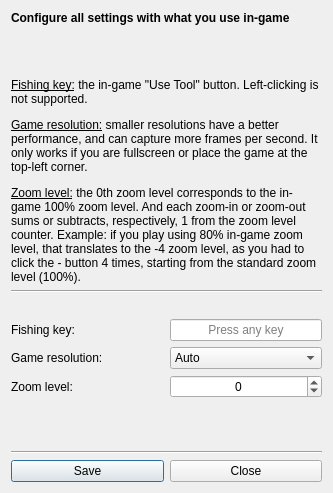
<?xml version="1.0" encoding="UTF-8"?>
<ui version="4.0">
 <class>Dialog</class>
 <widget class="QDialog" name="Dialog">
  <property name="geometry">
   <rect>
    <x>0</x>
    <y>0</y>
    <width>333</width>
    <height>493</height>
   </rect>
  </property>
  <property name="minimumSize">
   <size>
    <width>333</width>
    <height>493</height>
   </size>
  </property>
  <property name="maximumSize">
   <size>
    <width>333</width>
    <height>493</height>
   </size>
  </property>
  <property name="windowTitle">
   <string>Settings</string>
  </property>
  <layout class="QVBoxLayout" name="verticalLayout">
   <item>
    <widget class="QLabel" name="label_7">
     <property name="sizePolicy">
      <sizepolicy hsizetype="Preferred" vsizetype="Minimum">
       <horstretch>0</horstretch>
       <verstretch>0</verstretch>
      </sizepolicy>
     </property>
     <property name="text">
      <string>&lt;html&gt;&lt;head/&gt;&lt;body&gt;&lt;p&gt;&lt;span style=&quot; font-size:9pt; font-weight:600;&quot;&gt;Configure all settings with what you use in-game&lt;/span&gt;&lt;/p&gt;&lt;/body&gt;&lt;/html&gt;</string>
     </property>
     <property name="wordWrap">
      <bool>true</bool>
     </property>
    </widget>
   </item>
   <item>
    <spacer name="verticalSpacer">
     <property name="orientation">
      <enum>Qt::Vertical</enum>
     </property>
     <property name="sizeHint" stdset="0">
      <size>
       <width>20</width>
       <height>40</height>
      </size>
     </property>
    </spacer>
   </item>
   <item>
    <widget class="QLabel" name="label_8">
     <property name="sizePolicy">
      <sizepolicy hsizetype="Preferred" vsizetype="Expanding">
       <horstretch>0</horstretch>
       <verstretch>0</verstretch>
      </sizepolicy>
     </property>
     <property name="text">
      <string>&lt;html&gt;&lt;head/&gt;&lt;body&gt;&lt;p&gt;&lt;span style=&quot; text-decoration: underline;&quot;&gt;Fishing key:&lt;/span&gt; the in-game &amp;quot;Use Tool&amp;quot; button. Left-clicking is not supported.&lt;/p&gt;&lt;p&gt;&lt;span style=&quot; text-decoration: underline;&quot;&gt;Game resolution:&lt;/span&gt; smaller resolutions have a better performance, and can capture more frames per second. It only works if you are fullscreen or place the game at the top-left corner.&lt;/p&gt;&lt;p&gt;&lt;span style=&quot; text-decoration: underline;&quot;&gt;Zoom level:&lt;/span&gt; the 0th zoom level corresponds to the in-game 100% zoom level. And each zoom-in or zoom-out sums or subtracts, respectively, 1 from the zoom level counter. Example: if you play using 80% in-game zoom level, that translates to the -4 zoom level, as you had to click the - button 4 times, starting from the standard zoom level (100%). &lt;/p&gt;&lt;/body&gt;&lt;/html&gt;</string>
     </property>
     <property name="wordWrap">
      <bool>true</bool>
     </property>
    </widget>
   </item>
   <item>
    <widget class="Line" name="line">
     <property name="orientation">
      <enum>Qt::Horizontal</enum>
     </property>
    </widget>
   </item>
   <item>
    <widget class="QLabel" name="invalid_settings_label">
     <property name="text">
      <string/>
     </property>
     <property name="alignment">
      <set>Qt::AlignCenter</set>
     </property>
    </widget>
   </item>
   <item>
    <layout class="QHBoxLayout" name="horizontalLayout_2">
     <item>
      <widget class="QLabel" name="used_key_label_2">
       <property name="text">
        <string>Fishing key:</string>
       </property>
      </widget>
     </item>
     <item>
      <widget class="QLineEdit" name="change_key">
       <property name="sizePolicy">
        <sizepolicy hsizetype="Minimum" vsizetype="Fixed">
         <horstretch>0</horstretch>
         <verstretch>0</verstretch>
        </sizepolicy>
       </property>
       <property name="toolTip">
        <string/>
       </property>
       <property name="inputMethodHints">
        <set>Qt::ImhNone</set>
       </property>
       <property name="inputMask">
        <string/>
       </property>
       <property name="text">
        <string/>
       </property>
       <property name="maxLength">
        <number>1</number>
       </property>
       <property name="frame">
        <bool>true</bool>
       </property>
       <property name="alignment">
        <set>Qt::AlignCenter</set>
       </property>
       <property name="placeholderText">
        <string>Press any key</string>
       </property>
       <property name="cursorMoveStyle">
        <enum>Qt::LogicalMoveStyle</enum>
       </property>
      </widget>
     </item>
    </layout>
   </item>
   <item>
    <layout class="QHBoxLayout" name="horizontalLayout_9">
     <item>
      <widget class="QLabel" name="res_label_2">
       <property name="text">
        <string>Game resolution:</string>
       </property>
      </widget>
     </item>
     <item>
      <widget class="QComboBox" name="res_selection_2">
       <property name="editable">
        <bool>false</bool>
       </property>
       <property name="currentText">
        <string>Auto</string>
       </property>
       <property name="currentIndex">
        <number>0</number>
       </property>
       <item>
        <property name="text">
         <string>Auto</string>
        </property>
       </item>
       <item>
        <property name="text">
         <string>1280x600</string>
        </property>
       </item>
       <item>
        <property name="text">
         <string>1280x720</string>
        </property>
       </item>
       <item>
        <property name="text">
         <string>1280x760</string>
        </property>
       </item>
       <item>
        <property name="text">
         <string>1280x800</string>
        </property>
       </item>
       <item>
        <property name="text">
         <string>1280x960</string>
        </property>
       </item>
       <item>
        <property name="text">
         <string>1280x1024</string>
        </property>
       </item>
       <item>
        <property name="text">
         <string>1980x1080</string>
        </property>
       </item>
      </widget>
     </item>
    </layout>
   </item>
   <item>
    <layout class="QHBoxLayout" name="horizontalLayout_10">
     <item>
      <widget class="QLabel" name="zoom_level_label_2">
       <property name="layoutDirection">
        <enum>Qt::LeftToRight</enum>
       </property>
       <property name="text">
        <string>Zoom level: </string>
       </property>
       <property name="alignment">
        <set>Qt::AlignLeading|Qt::AlignLeft|Qt::AlignVCenter</set>
       </property>
      </widget>
     </item>
     <item>
      <widget class="QSpinBox" name="zoom_levelSpinBox_2">
       <property name="sizePolicy">
        <sizepolicy hsizetype="Minimum" vsizetype="Fixed">
         <horstretch>0</horstretch>
         <verstretch>0</verstretch>
        </sizepolicy>
       </property>
       <property name="alignment">
        <set>Qt::AlignCenter</set>
       </property>
       <property name="minimum">
        <number>-5</number>
       </property>
       <property name="maximum">
        <number>5</number>
       </property>
      </widget>
     </item>
    </layout>
   </item>
   <item>
    <spacer name="verticalSpacer_2">
     <property name="orientation">
      <enum>Qt::Vertical</enum>
     </property>
     <property name="sizeHint" stdset="0">
      <size>
       <width>20</width>
       <height>40</height>
      </size>
     </property>
    </spacer>
   </item>
   <item>
    <widget class="Line" name="line_2">
     <property name="orientation">
      <enum>Qt::Horizontal</enum>
     </property>
    </widget>
   </item>
   <item>
    <layout class="QHBoxLayout" name="horizontalLayout">
     <item>
      <widget class="QPushButton" name="save_btn">
       <property name="text">
        <string>Save</string>
       </property>
      </widget>
     </item>
     <item>
      <widget class="QPushButton" name="close_btn">
       <property name="text">
        <string>Close</string>
       </property>
      </widget>
     </item>
    </layout>
   </item>
  </layout>
 </widget>
 <resources/>
 <connections/>
</ui>
